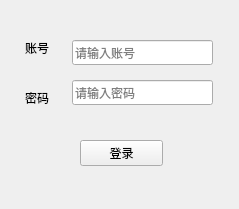
<?xml version="1.0" encoding="UTF-8"?>
<ui version="4.0">
 <class>Form</class>
 <widget class="QWidget" name="Form">
  <property name="geometry">
   <rect>
    <x>0</x>
    <y>0</y>
    <width>239</width>
    <height>209</height>
   </rect>
  </property>
  <property name="windowTitle">
   <string>登录框</string>
  </property>
  <property name="windowOpacity">
   <double>1.000000000000000</double>
  </property>
  <widget class="QLabel" name="label">
   <property name="geometry">
    <rect>
     <x>10</x>
     <y>40</y>
     <width>54</width>
     <height>16</height>
    </rect>
   </property>
   <property name="text">
    <string>账号</string>
   </property>
   <property name="alignment">
    <set>Qt::AlignmentFlag::AlignCenter</set>
   </property>
  </widget>
  <widget class="QLabel" name="label_2">
   <property name="geometry">
    <rect>
     <x>10</x>
     <y>90</y>
     <width>54</width>
     <height>16</height>
    </rect>
   </property>
   <property name="text">
    <string>密码</string>
   </property>
   <property name="alignment">
    <set>Qt::AlignmentFlag::AlignCenter</set>
   </property>
  </widget>
  <widget class="QLineEdit" name="lineEdit">
   <property name="geometry">
    <rect>
     <x>72</x>
     <y>40</y>
     <width>141</width>
     <height>25</height>
    </rect>
   </property>
   <property name="text">
    <string/>
   </property>
   <property name="placeholderText">
    <string>请输入账号</string>
   </property>
  </widget>
  <widget class="QLineEdit" name="lineEdit_2">
   <property name="geometry">
    <rect>
     <x>72</x>
     <y>80</y>
     <width>141</width>
     <height>25</height>
    </rect>
   </property>
   <property name="placeholderText">
    <string>请输入密码</string>
   </property>
  </widget>
  <widget class="QPushButton" name="pushButton">
   <property name="geometry">
    <rect>
     <x>80</x>
     <y>140</y>
     <width>83</width>
     <height>26</height>
    </rect>
   </property>
   <property name="text">
    <string>登录</string>
   </property>
  </widget>
 </widget>
 <resources/>
 <connections/>
</ui>
